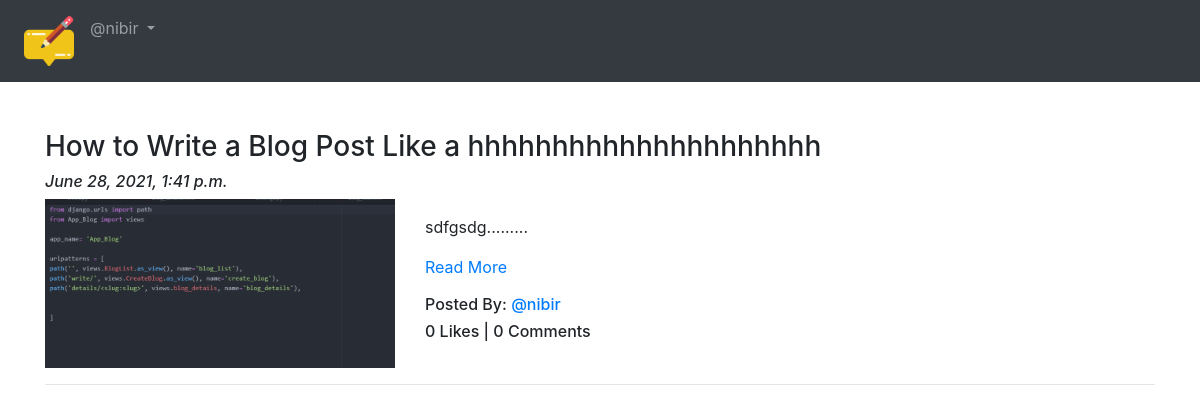
Page /blog/ (signed in) on the committed database.
### App_Blog/models.py (models this page shows, shortened)
class Blog(models.Model):
    author = models.ForeignKey(User, on_delete=models.CASCADE, related_name='post_auther')
    blog_title = models.CharField(max_length=264, verbose_name="Put a Title")
    slug = models.SlugField(max_length=264, unique=True)
    blog_content = models.TextField(verbose_name="what is your mind?")
    blog_image = models.ImageField(upload_to='blog_images', verbose_name="Image")
    publish_date = models.DateTimeField(auto_now_add=True)
    update_date = models.DateTimeField(auto_now=True)
    class Meta:
        ordering = ('-publish_date',)

### App_Blog/views.py (the view)
# urls.py: path('', views.BlogList.as_view(), name='blog_list'),
class BlogList(ListView):
    context_object_name = 'blogs'
    model = Blog
    template_name = 'App_Blog/blog_list.html'

### App_Blog/templatetags/custom_filters.py (called while the page is built)
def range_filter(value):
    return value[0:500] + "........."

### templates/App_Blog/blog_list.html (shortened to what this page needs)
{% extends 'base.html' %}
{% load custom_filters %}
{% block body_block %}
{% for blog in blogs %}
<h3>{{blog.blog_title}}</h3>
<h6><i>{{blog.publish_date}}</i></h6>
<div class="row">
  <div class="col-sm-4">
    <img src="/media/{{blog.blog_image}}" alt="{{blog.blog_title}}" title="blog.blog_title" width="100%">
  </div>
  <div class="col-sm-8">
    <p>{{blog.blog_content|range_filter|linebreaks}} <a href="{% url 'App_Blog:blog_details' slug=blog.slug %}">Read More </a> </p>
    <h6>Posted By: <a href="#">@{{blog.author}}</a></h6>
      <h6>{{blog.liked_blog.count}} Likes | {{blog.blog_comment.count}} Comments</h6>
  </div>
</div>
<hr>
{% endfor%}
{% endblock %}

### templates/base.html (shortened to what this page needs)
<!DOCTYPE html>
<html lang="en" dir="ltr">
  <head>
    <link rel="stylesheet" href="https://maxcdn.bootstrapcdn.com/bootstrap/4.4.1/css/bootstrap.min.css">
<link href="https://maxcdn.bootstrapcdn.com/font-awesome/4.7.0/css/font-awesome.min.css" rel="stylesheet">
  </head>
  <body>
  <nav class="navbar navbar-expand-sm bg-dark navbar-dark">
    <ul class="navbar-nav">
        <li class="nav-item active">
          <a class="nav-link" href="{% url 'index' %}"><img src="/media/logo.png" width="50px" alt=""></a>
        </li>
        {% if user.is_authenticated %}
        <div class="nav-item dropdown">
          <a class="nav-link dropdown-toggle" href="#" id="navbardrop" data-toggle="dropdown">
          @{{user.username}}
        </a>
        </div>
        {% endif %}
      </ul>
  </nav>
  <div class="container pt-5">
    {% block body_block %}
    {% endblock %}
  </div>
  </body>
</html>

### rows in the picture
Blog: blog_title "How to Write a Blog Post Like a hhhhhhhhhhhhhhhhhhhhh", publish_date "June 28, 2021, 1:41 p.m.", blog_image (picture), blog_content|range_filter "sdfgsdg.........", author "nibir", liked_blog.count "0", blog_comment.count "0"

### other values in the picture
{{ user.username }} "nibir"
